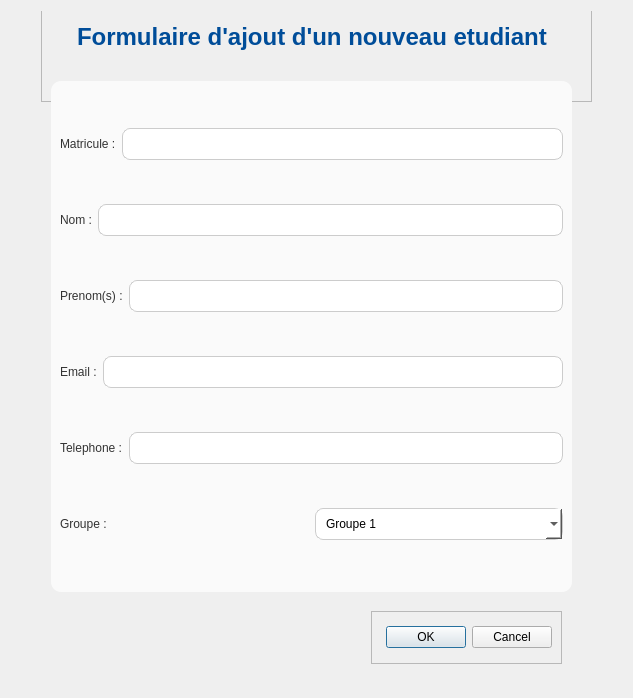
<?xml version="1.0" encoding="UTF-8"?>
<ui version="4.0">
 <class>form_etudiant</class>
 <widget class="QDialog" name="form_etudiant">
  <property name="geometry">
   <rect>
    <x>0</x>
    <y>0</y>
    <width>633</width>
    <height>698</height>
   </rect>
  </property>
  <property name="windowTitle">
   <string>Dialog</string>
  </property>
  <property name="styleSheet">
   <string notr="true"/>
  </property>
  <layout class="QVBoxLayout" name="verticalLayout_4">
   <item>
    <widget class="QWidget" name="widget" native="true">
     <property name="styleSheet">
      <string notr="true">QDWidget {
    /* Bleu très clair pour le fond de la fenêtre */
    background-color: #E6F7FF; 
    border-radius: 12px; 
}</string>
     </property>
     <widget class="QFrame" name="frame">
      <property name="geometry">
       <rect>
        <x>30</x>
        <y>-50</y>
        <width>551</width>
        <height>141</height>
       </rect>
      </property>
      <property name="styleSheet">
       <string notr="true">QLabel#label {
    /* Couleur du texte, cohérente avec votre interface */
    color: #004D99; 
    /* Taille de police beaucoup plus grande */
    font-size: 24px; 
    /* Police en gras */
    font-weight: bold;
    /* Marge interne pour l'espacement */
    padding: 20px 0 10px 20px;
}</string>
      </property>
      <property name="frameShape">
       <enum>QFrame::Shape::StyledPanel</enum>
      </property>
      <property name="frameShadow">
       <enum>QFrame::Shadow::Raised</enum>
      </property>
      <layout class="QVBoxLayout" name="verticalLayout_2">
       <item>
        <widget class="QLabel" name="label">
         <property name="styleSheet">
          <string notr="true"/>
         </property>
         <property name="text">
          <string>Formulaire d'ajout d'un nouveau etudiant</string>
         </property>
        </widget>
       </item>
      </layout>
     </widget>
     <widget class="QFrame" name="frame_2">
      <property name="geometry">
       <rect>
        <x>40</x>
        <y>70</y>
        <width>521</width>
        <height>511</height>
       </rect>
      </property>
      <property name="styleSheet">
       <string notr="true">QLabel{
color:#333333;
QLabel	font-size:14px;
font: 700 9pt &quot;Segoe UI&quot;;
}
QLineEdit, QComboBox {
    /* Hauteur standard pour le champ */
    min-height: 30px; 
    /* Arrière-plan */
    background-color: white; 
    /* Bordure fine */
    border: 1px solid #CCCCCC;
    /* Coins légèrement arrondis */
    border-radius: 8px; 
    /* Espace interne pour le texte */
    padding: 0 10px; 
}

/* Style au survol ou à la sélection pour un feedback visuel */
QLineEdit:focus, QComboBox:focus {
    border: 2px solid #007BFF; /* Bordure bleue plus épaisse */
}
QFrame {
    /* Blanc cassé pour le conteneur des champs */
    background-color: #FAFAFA; 
    border-radius: 10px; /* Optionnel : pour les bords internes */
    /* Ajouter un peu d'ombre pour le faire ressortir (un peu plus complexe, mais très bel effet) */
    /* box-shadow: 2px 2px 5px rgba(0, 0, 0, 0.1); */
}</string>
      </property>
      <property name="frameShape">
       <enum>QFrame::Shape::StyledPanel</enum>
      </property>
      <property name="frameShadow">
       <enum>QFrame::Shadow::Raised</enum>
      </property>
      <layout class="QVBoxLayout" name="verticalLayout">
       <item>
        <layout class="QHBoxLayout" name="horizontalLayout">
         <item>
          <widget class="QLabel" name="label_2">
           <property name="text">
            <string>Matricule :</string>
           </property>
          </widget>
         </item>
         <item>
          <widget class="QLineEdit" name="lineEdit"/>
         </item>
        </layout>
       </item>
       <item>
        <layout class="QHBoxLayout" name="horizontalLayout_2">
         <item>
          <widget class="QLabel" name="label_3">
           <property name="text">
            <string>Nom :</string>
           </property>
          </widget>
         </item>
         <item>
          <widget class="QLineEdit" name="lineEdit_2"/>
         </item>
        </layout>
       </item>
       <item>
        <layout class="QHBoxLayout" name="horizontalLayout_3">
         <item>
          <widget class="QLabel" name="label_4">
           <property name="text">
            <string>Prenom(s) :</string>
           </property>
          </widget>
         </item>
         <item>
          <widget class="QLineEdit" name="lineEdit_3"/>
         </item>
        </layout>
       </item>
       <item>
        <layout class="QHBoxLayout" name="horizontalLayout_4">
         <item>
          <widget class="QLabel" name="label_5">
           <property name="text">
            <string>Email :</string>
           </property>
          </widget>
         </item>
         <item>
          <widget class="QLineEdit" name="lineEdit_4"/>
         </item>
        </layout>
       </item>
       <item>
        <layout class="QHBoxLayout" name="horizontalLayout_5">
         <item>
          <widget class="QLabel" name="label_6">
           <property name="text">
            <string>Telephone :</string>
           </property>
          </widget>
         </item>
         <item>
          <widget class="QLineEdit" name="lineEdit_5"/>
         </item>
        </layout>
       </item>
       <item>
        <layout class="QHBoxLayout" name="horizontalLayout_7">
         <item>
          <widget class="QLabel" name="label_8">
           <property name="text">
            <string>Groupe :</string>
           </property>
          </widget>
         </item>
         <item>
          <widget class="QComboBox" name="comboBox_groupe">
           <item>
            <property name="text">
             <string>Groupe 1</string>
            </property>
           </item>
           <item>
            <property name="text">
             <string>Groupe 2</string>
            </property>
           </item>
           <item>
            <property name="text">
             <string/>
            </property>
           </item>
          </widget>
         </item>
        </layout>
       </item>
      </layout>
     </widget>
     <widget class="QFrame" name="frame_3">
      <property name="geometry">
       <rect>
        <x>360</x>
        <y>600</y>
        <width>191</width>
        <height>53</height>
       </rect>
      </property>
      <property name="styleSheet">
       <string notr="true">QDialogButtonBox{
background-color: #28a745; 
color: white;
 border-radius: 8px;
 font-weight: bold;
 padding: 5px 15px;
}</string>
      </property>
      <property name="frameShape">
       <enum>QFrame::Shape::StyledPanel</enum>
      </property>
      <property name="frameShadow">
       <enum>QFrame::Shadow::Raised</enum>
      </property>
      <layout class="QVBoxLayout" name="verticalLayout_3">
       <item>
        <widget class="QDialogButtonBox" name="buttonBox">
         <property name="orientation">
          <enum>Qt::Orientation::Horizontal</enum>
         </property>
         <property name="standardButtons">
          <set>QDialogButtonBox::StandardButton::Cancel|QDialogButtonBox::StandardButton::Ok</set>
         </property>
        </widget>
       </item>
      </layout>
     </widget>
    </widget>
   </item>
  </layout>
 </widget>
 <resources/>
 <connections>
  <connection>
   <sender>buttonBox</sender>
   <signal>accepted()</signal>
   <receiver>form_etudiant</receiver>
   <slot>accept()</slot>
   <hints>
    <hint type="sourcelabel">
     <x>248</x>
     <y>254</y>
    </hint>
    <hint type="destinationlabel">
     <x>157</x>
     <y>274</y>
    </hint>
   </hints>
  </connection>
  <connection>
   <sender>buttonBox</sender>
   <signal>rejected()</signal>
   <receiver>form_etudiant</receiver>
   <slot>reject()</slot>
   <hints>
    <hint type="sourcelabel">
     <x>316</x>
     <y>260</y>
    </hint>
    <hint type="destinationlabel">
     <x>286</x>
     <y>274</y>
    </hint>
   </hints>
  </connection>
 </connections>
</ui>
